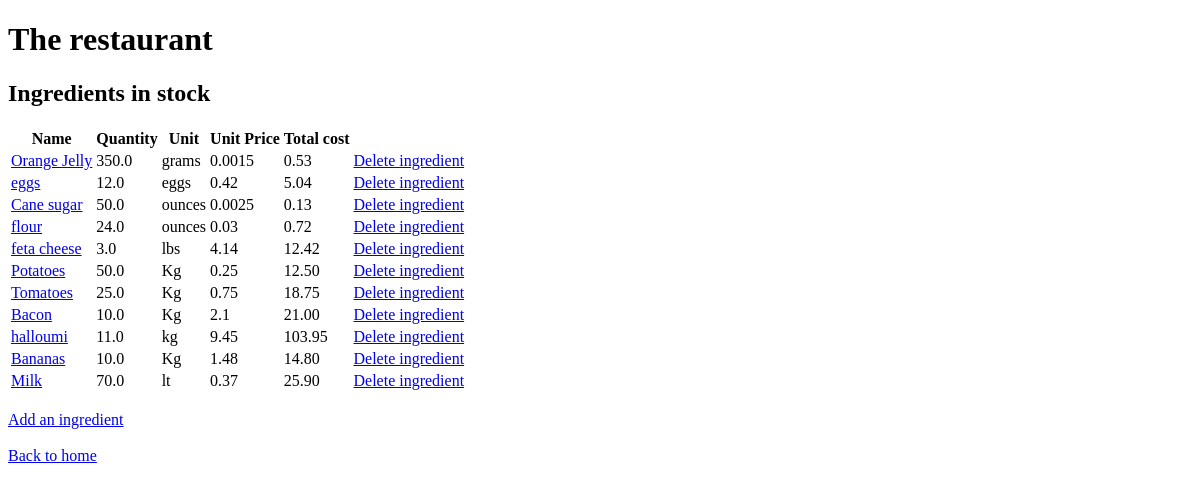
The page /ingredients/ on the database as committed earlier.
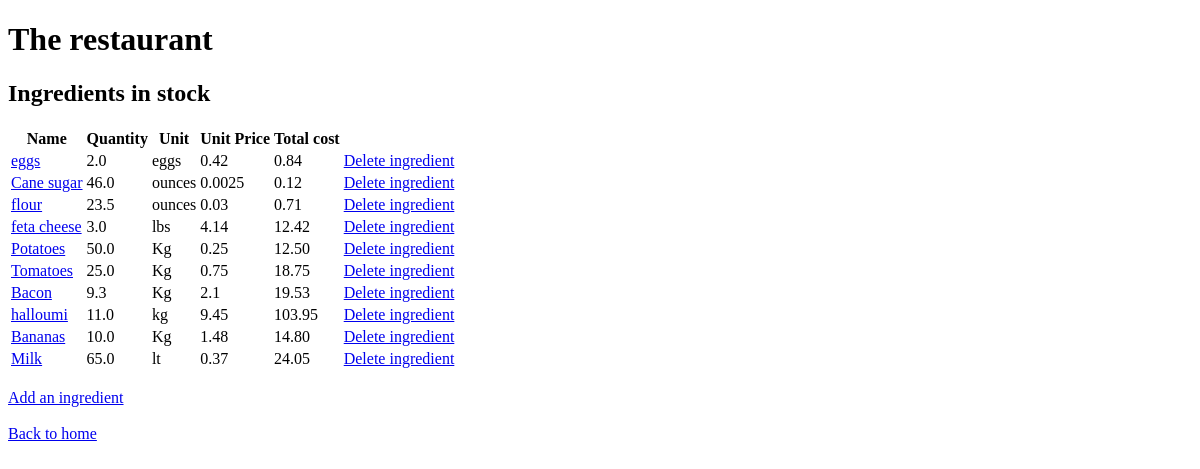
The same page on the database as committed later.
### inventory/models.py (models this page shows, shortened)
class Ingredient(models.Model):
    name = models.CharField(unique=True, max_length=300)
    quantity = models.FloatField(default=0)
    unit = models.CharField(max_length=20)
    unit_price = models.FloatField(default=0)

### inventory/views.py (the view)
# urls.py: path("ingredients/", views.IngredientView.as_view(), name='ingredients'),
class IngredientView(TemplateView):
    template_name = "ingredients.html"
    def get_context_data(self, **kwargs):
        context = super().get_context_data(**kwargs)
        context["ingredients"] = Ingredient.objects.all()
        return context

### inventory/templates/ingredients.html (shortened to what this page needs)
{% extends 'base.html' %} {% load static %} {% block title %}The restaurant{% endblock %}
{% block content %}
{% load mathfilters %}
<div>
    <h2>Ingredients in stock</h2>
    <table>
      <thead>
        <tr>
          <th>Name</th>
          <th>Quantity</th>
          <th>Unit</th>
          <th>Unit Price</th>
          <th>Total cost</th>
        </tr>
      </thead>
      <tbody>
        {% for ingredient in ingredients %}
        <tr>
          <td><a href="{% url "updateingredient" ingredient.id %}">{{ ingredient.name }}</a></td>
          <td>{{ ingredient.quantity }}</td>
          <td>{{ ingredient.unit }}</td>
          <td>{{ ingredient.unit_price }}</td>
          <td>{{ ingredient.quantity|mul:ingredient.unit_price|floatformat:2 }}</td>
          <td><a href="{% url "deleteingredient" ingredient.id %}">Delete ingredient</a></td>
        {% endfor %}
      </tbody>
    </table>
  <br>
  <a href="{% url 'addingredient'%}">Add an ingredient</a>  </div>
  <br>
  <a href="{% url 'home'%}">Back to home</a>
{% endblock %}

### inventory/templates/base.html (shortened to what this page needs)
{% load static %}
<!DOCTYPE html>
<html>
  <head>
      <rel="stylesheet"
      type="text/css"
      href="{% static 'style.css' %}">
      </head>
  <body>
    <div class="app">
      <header>
        <div class="header-first-row">
          <h1 class="title">The restaurant</h1>
        </div>
      </header>
      <main>{% block content %}{% endblock %}</main>
    </div>
  </body>
</html>

Rows that differ between the two databases and show on the page:
removed Ingredient: name "Orange Jelly", quantity "350.0", unit "grams", unit_price "0.0015", quantity|mul "0.53"
changed Ingredient "eggs": quantity "12.0" → "2.0"; quantity|mul "5.04" → "0.84"
changed Ingredient "Cane sugar": quantity "50.0" → "46.0"; quantity|mul "0.13" → "0.12"
changed Ingredient "flour": quantity "24.0" → "23.5"; quantity|mul "0.72" → "0.71"
changed Ingredient "Bacon": quantity "10.0" → "9.3"; quantity|mul "21.00" → "19.53"
changed Ingredient "Milk": quantity "70.0" → "65.0"; quantity|mul "25.90" → "24.05"
